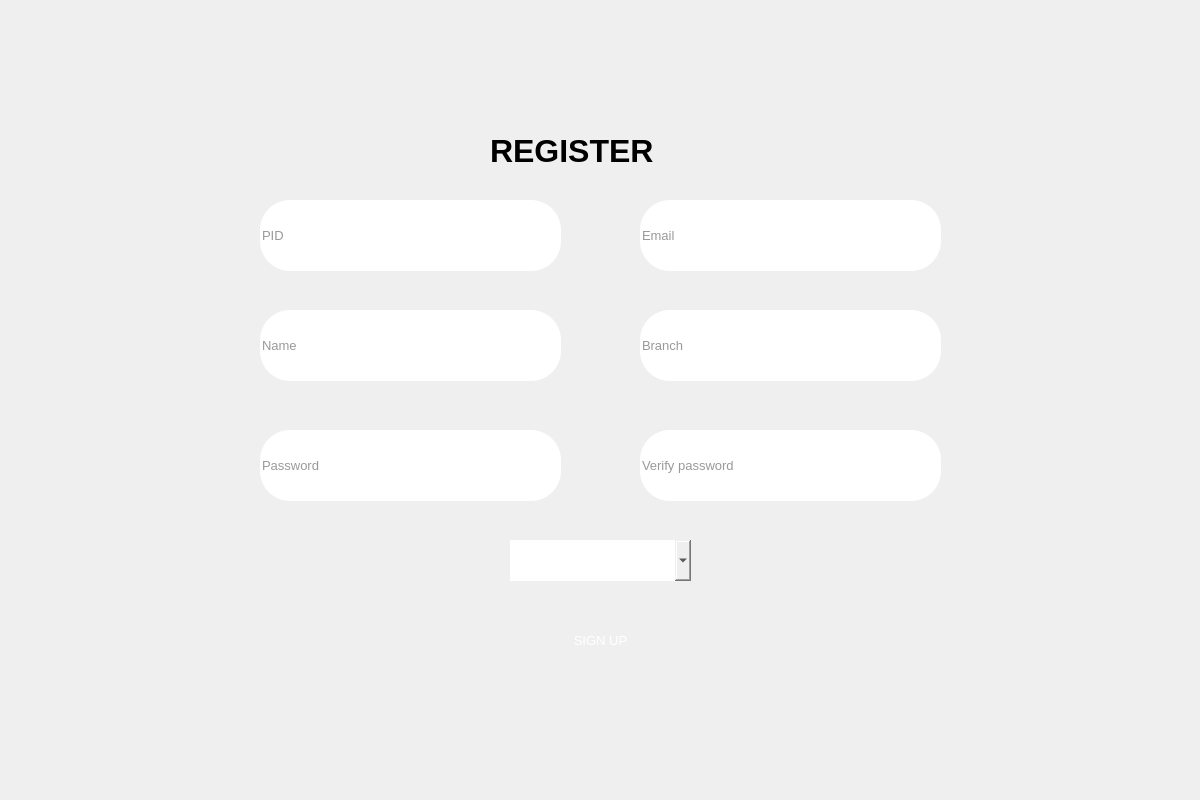
<?xml version="1.0" encoding="UTF-8"?>
<ui version="4.0">
 <class>Dialog</class>
 <widget class="QDialog" name="Dialog">
  <property name="geometry">
   <rect>
    <x>0</x>
    <y>0</y>
    <width>1200</width>
    <height>800</height>
   </rect>
  </property>
  <property name="font">
   <font>
    <pointsize>10</pointsize>
   </font>
  </property>
  <property name="windowTitle">
   <string>Dialog</string>
  </property>
  <property name="styleSheet">
   <string notr="true">background-image: url(Stationary Isometric Mockup Seamless Pattern.jpeg)</string>
  </property>
  <widget class="QLabel" name="PID_2">
   <property name="geometry">
    <rect>
     <x>1200</x>
     <y>120</y>
     <width>1200</width>
     <height>800</height>
    </rect>
   </property>
   <property name="font">
    <font>
     <family>Perpetua</family>
     <pointsize>18</pointsize>
     <weight>50</weight>
     <italic>false</italic>
     <bold>false</bold>
    </font>
   </property>
   <property name="styleSheet">
    <string notr="true">color: rgb(229, 229, 229);
font: 18pt &quot;Perpetua&quot;;
</string>
   </property>
   <property name="text">
    <string>PID:</string>
   </property>
  </widget>
  <widget class="QWidget" name="widget" native="true">
   <property name="geometry">
    <rect>
     <x>180</x>
     <y>110</y>
     <width>861</width>
     <height>581</height>
    </rect>
   </property>
   <property name="styleSheet">
    <string notr="true">background-image: url(Untitled design (1).png);
border-bottom-right-radius:30px;
border-top-right-radius:30px;
border-bottom-left-radius:30px;
border-top-left-radius:30px;</string>
   </property>
   <widget class="QLabel" name="label">
    <property name="geometry">
     <rect>
      <x>310</x>
      <y>20</y>
      <width>221</width>
      <height>41</height>
     </rect>
    </property>
    <property name="font">
     <font>
      <pointsize>24</pointsize>
      <weight>75</weight>
      <bold>true</bold>
     </font>
    </property>
    <property name="autoFillBackground">
     <bool>false</bool>
    </property>
    <property name="styleSheet">
     <string notr="true">colour:rgb(236, 236, 235); text-font:25pt;</string>
    </property>
    <property name="text">
     <string>REGISTER</string>
    </property>
   </widget>
   <widget class="QLineEdit" name="username">
    <property name="geometry">
     <rect>
      <x>80</x>
      <y>90</y>
      <width>301</width>
      <height>71</height>
     </rect>
    </property>
    <property name="mouseTracking">
     <bool>true</bool>
    </property>
    <property name="toolTip">
     <string>PID</string>
    </property>
    <property name="statusTip">
     <string/>
    </property>
    <property name="styleSheet">
     <string notr="true">background-image: url(Screenshot 2024-03-21 185142.png);
background-image: url(blue0517-4dfc85cb0200460ab717b101ac07888f.jpg);

color: rgb(52, 52, 52);
font: 20pt &quot;MS Serif&quot;;
</string>
    </property>
    <property name="text">
     <string/>
    </property>
    <property name="maxLength">
     <number>32768</number>
    </property>
    <property name="frame">
     <bool>true</bool>
    </property>
    <property name="placeholderText">
     <string>PID</string>
    </property>
    <property name="clearButtonEnabled">
     <bool>true</bool>
    </property>
   </widget>
   <widget class="QLineEdit" name="password1">
    <property name="geometry">
     <rect>
      <x>80</x>
      <y>320</y>
      <width>301</width>
      <height>71</height>
     </rect>
    </property>
    <property name="mouseTracking">
     <bool>true</bool>
    </property>
    <property name="toolTip">
     <string>Password</string>
    </property>
    <property name="statusTip">
     <string/>
    </property>
    <property name="styleSheet">
     <string notr="true">background-image: url(Screenshot 2024-03-21 185142.png);
background-image: url(blue0517-4dfc85cb0200460ab717b101ac07888f.jpg);

color: rgb(52, 52, 52);
font: 20pt &quot;MS Serif&quot;;
</string>
    </property>
    <property name="text">
     <string/>
    </property>
    <property name="maxLength">
     <number>32768</number>
    </property>
    <property name="frame">
     <bool>true</bool>
    </property>
    <property name="placeholderText">
     <string>Password</string>
    </property>
    <property name="clearButtonEnabled">
     <bool>true</bool>
    </property>
   </widget>
   <widget class="QLineEdit" name="phone">
    <property name="geometry">
     <rect>
      <x>80</x>
      <y>200</y>
      <width>301</width>
      <height>71</height>
     </rect>
    </property>
    <property name="mouseTracking">
     <bool>true</bool>
    </property>
    <property name="toolTip">
     <string>Name</string>
    </property>
    <property name="statusTip">
     <string/>
    </property>
    <property name="styleSheet">
     <string notr="true">background-image: url(Screenshot 2024-03-21 185142.png);
background-image: url(blue0517-4dfc85cb0200460ab717b101ac07888f.jpg);

color: rgb(52, 52, 52);
font: 20pt &quot;MS Serif&quot;;
</string>
    </property>
    <property name="text">
     <string/>
    </property>
    <property name="maxLength">
     <number>32768</number>
    </property>
    <property name="frame">
     <bool>true</bool>
    </property>
    <property name="placeholderText">
     <string>Name</string>
    </property>
    <property name="clearButtonEnabled">
     <bool>true</bool>
    </property>
   </widget>
   <widget class="QLineEdit" name="email">
    <property name="geometry">
     <rect>
      <x>460</x>
      <y>90</y>
      <width>301</width>
      <height>71</height>
     </rect>
    </property>
    <property name="mouseTracking">
     <bool>true</bool>
    </property>
    <property name="toolTip">
     <string>Email</string>
    </property>
    <property name="statusTip">
     <string/>
    </property>
    <property name="styleSheet">
     <string notr="true">background-image: url(Screenshot 2024-03-21 185142.png);
background-image: url(blue0517-4dfc85cb0200460ab717b101ac07888f.jpg);

color: rgb(52, 52, 52);
font: 20pt &quot;MS Serif&quot;;
</string>
    </property>
    <property name="text">
     <string/>
    </property>
    <property name="maxLength">
     <number>32768</number>
    </property>
    <property name="frame">
     <bool>true</bool>
    </property>
    <property name="placeholderText">
     <string>Email</string>
    </property>
    <property name="clearButtonEnabled">
     <bool>true</bool>
    </property>
   </widget>
   <widget class="QLineEdit" name="password2">
    <property name="geometry">
     <rect>
      <x>460</x>
      <y>320</y>
      <width>301</width>
      <height>71</height>
     </rect>
    </property>
    <property name="mouseTracking">
     <bool>true</bool>
    </property>
    <property name="toolTip">
     <string>Verify password</string>
    </property>
    <property name="statusTip">
     <string/>
    </property>
    <property name="styleSheet">
     <string notr="true">background-image: url(Screenshot 2024-03-21 185142.png);
background-image: url(blue0517-4dfc85cb0200460ab717b101ac07888f.jpg);

color: rgb(52, 52, 52);
font: 20pt &quot;MS Serif&quot;;
</string>
    </property>
    <property name="text">
     <string/>
    </property>
    <property name="maxLength">
     <number>32768</number>
    </property>
    <property name="frame">
     <bool>true</bool>
    </property>
    <property name="placeholderText">
     <string>Verify password</string>
    </property>
    <property name="clearButtonEnabled">
     <bool>true</bool>
    </property>
   </widget>
   <widget class="QComboBox" name="designation">
    <property name="geometry">
     <rect>
      <x>330</x>
      <y>430</y>
      <width>181</width>
      <height>41</height>
     </rect>
    </property>
    <property name="styleSheet">
     <string notr="true">background-image: url(blue0517-4dfc85cb0200460ab717b101ac07888f.jpg);
font: 11pt &quot;MS Shell Dlg 2&quot;;
border-bottom-right-radius:30px;
border-top-right-radius:30px;
border-bottom-left-radius:30px;
border-top-left-radius:30px;</string>
    </property>
   </widget>
   <widget class="QPushButton" name="signup">
    <property name="geometry">
     <rect>
      <x>340</x>
      <y>510</y>
      <width>161</width>
      <height>41</height>
     </rect>
    </property>
    <property name="styleSheet">
     <string notr="true">color: rgb(255, 255, 255);
background-image: url(Screenshot 2024-03-21 191342.png);
font: 12pt &quot;MS Shell Dlg 2&quot;;
border-bottom-right-radius:30px;
border-top-right-radius:30px;
border-bottom-left-radius:30px;
border-top-left-radius:30px;

</string>
    </property>
    <property name="text">
     <string>SIGN UP</string>
    </property>
   </widget>
   <widget class="QLineEdit" name="branch">
    <property name="geometry">
     <rect>
      <x>460</x>
      <y>200</y>
      <width>301</width>
      <height>71</height>
     </rect>
    </property>
    <property name="mouseTracking">
     <bool>true</bool>
    </property>
    <property name="toolTip">
     <string>Branch</string>
    </property>
    <property name="statusTip">
     <string/>
    </property>
    <property name="styleSheet">
     <string notr="true">background-image: url(Screenshot 2024-03-21 185142.png);
background-image: url(blue0517-4dfc85cb0200460ab717b101ac07888f.jpg);

color: rgb(52, 52, 52);
font: 20pt &quot;MS Serif&quot;;
</string>
    </property>
    <property name="text">
     <string/>
    </property>
    <property name="maxLength">
     <number>32768</number>
    </property>
    <property name="frame">
     <bool>true</bool>
    </property>
    <property name="placeholderText">
     <string>Branch</string>
    </property>
    <property name="clearButtonEnabled">
     <bool>true</bool>
    </property>
   </widget>
  </widget>
 </widget>
 <resources>
  <include location="register1.qrc"/>
 </resources>
 <connections/>
</ui>
